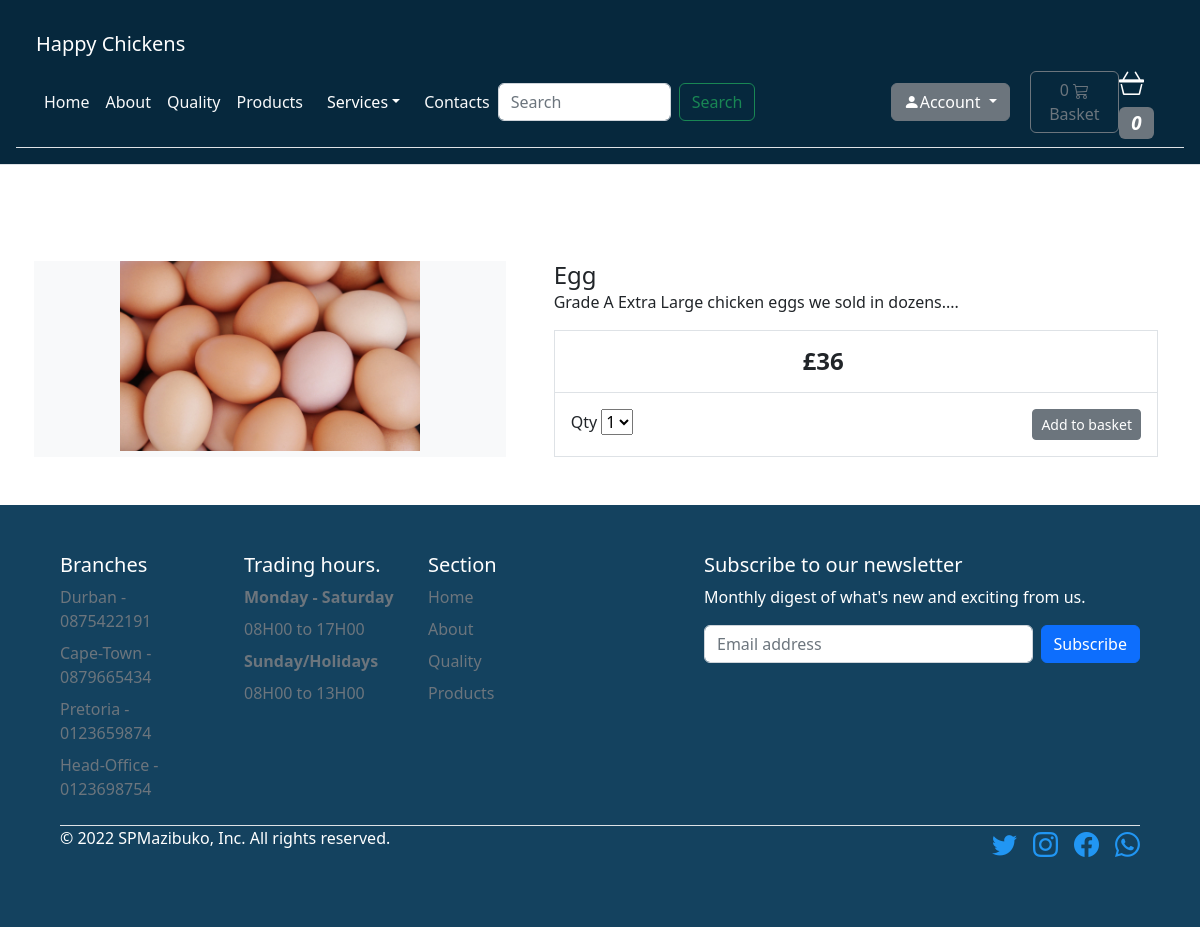
The page /item/Eggs/ on the database its author committed.
### store/models.py (models this page shows, shortened)
class Product(models.Model):
    category = models.ForeignKey(Category, related_name='product', on_delete=models.CASCADE)
    created_by = models.ForeignKey(User, on_delete=models.CASCADE, related_name='product_creator')
    title = models.CharField(max_length=255)
    author = models.CharField(max_length=255, default='admin')
    description = models.TextField(blank=True)
    image = models.ImageField(upload_to='images/')
    slug = models.SlugField(max_length=255)
    price = models.DecimalField(max_digits=10, decimal_places=0)
    in_stock = models.BooleanField(default=True)
    is_active = models.BooleanField(default=True)
    created = models.DateTimeField(auto_now_add=True)
    updated = models.DateTimeField(auto_now=True)
    objects = models.Manager()
    products = ProductManager()
    class Meta:
        verbose_name_plural = 'Products'
        ordering = ('-created',)

### store/views.py (the view)
# urls.py: path('item/<slug:slug>/', views.product_detail, name='product_detail'),
def product_detail(request, slug):
    product = get_object_or_404(Product, slug=slug, in_stock=True)
    return render(request, 'store/products/detail.html', {'product': product})

### basket/basket.py (called while the page is built)
    def __len__(self):
        return sum(item['qty'] for item in self.basket.values())

### basket/context_processors.py (called while the page is built)
def basket(request):
    return {'basket': Basket(request)}

### templates/store/products/detail.html (shortened to what this page needs)
{% extends "store/base.html" %}
{% load static %}
{% block content %}
<div class="container">
    <main class="pt-5 my-5">
        <div class="row g-3">
            <div class="col-md-5 col-lg-5 order-md-first bg-light">
                <img class="img-fluid mx-auto d-block" style="height:190px" width="300px" alt="Responsive image" src="{{ product.image.url }}">
            </div>
            <div class="col-md-7 col-lg-7 ps-md-3 ps-lg-5">
                <h1 class="mb-0 h4">{{ product.title }}</h1>
                <p>{{ product.description|slice:":355" }}...</p>
                <div class="border">
                    <div class="col border-bottom">
                        <div class="row p-3">
                            <div class="col-6 text-end"><span class="h4 fw-bold">£{{ product.price }}</span></div>
                        </div>
                    </div>
                    <div class="col">
                        <div class="row p-3">
                            <div class="col-6">
                                <label for="select">Qty</label>
                                <select id="select">
                                    <option value="1">1</option>
                                </select>
                            </div>
                            <div class="col-6 text-end"><button type="button" class="btn btn-secondary btn-sm">Add to
                                    basket</button></div>
                        </div>
                    </div>
                </div>
            </div>
        </div>
    </main>
</div>
{% endblock %}

### static/styles/dashboard_style.css (style rules this page uses)
:root { --main-bg-color: #009d63; --main-text-color: #009d63; --second-text-color: #bbbec5; --second-bg-color: #c1efde; }

### rows shown on the page
Product: image (picture), title "Egg", description "Grade A Extra Large chicken eggs we sold in dozens.", price "36"
